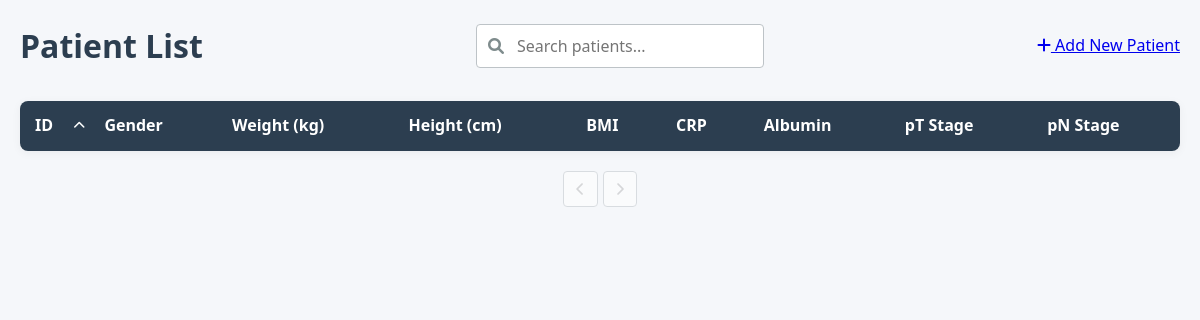
Before: / with the older database file.
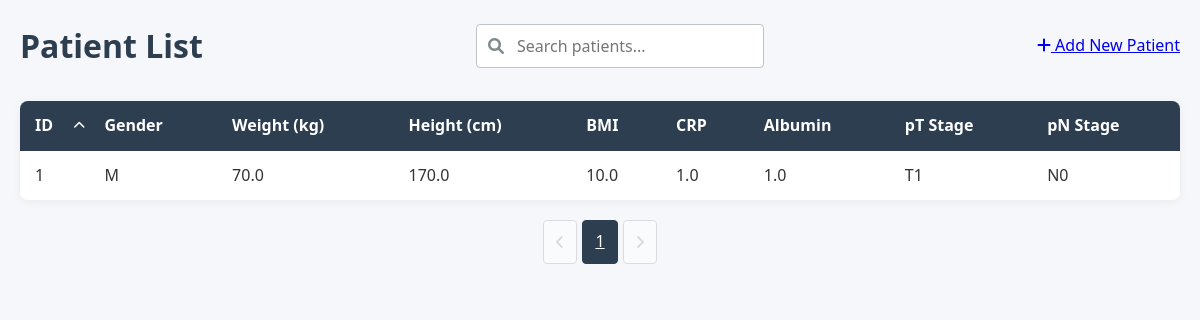
After: the same page with the newer database file.
### models.py (models this page shows, shortened)
class Patient(db.Model):
    id = db.Column(db.Integer, primary_key=True)
    gender = db.Column(db.String(1), nullable=False)        # 'M' lub 'K'
    weight = db.Column(db.Float, nullable=False)            # waga w kg (wartości numeryczne)
    height = db.Column(db.Float, nullable=False)            # wzrost w cm (wartości numeryczne)
    bmi = db.Column(db.Float, nullable=False)               # BMI (wartości numeryczne)
    CRP = db.Column(db.Float, nullable=False)               # CRP (wartości numeryczne)
    Alb = db.Column(db.Float, nullable=False)               # Alb (wartości numeryczne)
    WCC = db.Column(db.Float, nullable=False)               # WCC (wartości numeryczne)
    NEU = db.Column(db.Float, nullable=False)               # NEU (wartości numeryczne)
    total_protein = db.Column(db.Float, nullable=False)     # białko całkowite (wartości numeryczne)
    pT = db.Column(db.String(10), nullable=False)           # stadium T (wartości kategoryczne)
    pN = db.Column(db.String(10), nullable=False)           # stadium N (wartości kategoryczne)
    pM = db.Column(db.String(10), nullable=False)           # stadium M (wartości kategoryczne)
    PNI = db.Column(db.Integer, nullable=False)             # PNI (wartości numeryczne 0-1)
    GRADING = db.Column(db.String(10), nullable=False)      # stopień zróżnicowania (wartości kategoryczne)
    Lauren = db.Column(db.String(10), nullable=False)       # typ Lauren (wartości kategoryczne)
    CTH_preop = db.Column(db.String(10), nullable=False)    # chemioterapia przedoperacyjna (wartości kategoryczne)
    cycles_number = db.Column(db.Integer, nullable=False)   # liczba cykli chemioterapii (wartości numeryczne)

### app.py (the view, shortened to what this page needs)
    @app.route('/')
    def index():
        search_query = request.args.get('search', '')
        page = request.args.get('page', 1, type=int)
        per_page = 10
        sort_by = request.args.get('sort', 'id')  # Default sort by ID
        sort_order = request.args.get('order', 'asc')  # Default ascending
        base_query = Patient.query
        if sort_by == 'weight':
            sort_column = Patient.weight
        elif sort_by == 'height':
            sort_column = Patient.height
        elif sort_by == 'bmi':
            sort_column = Patient.bmi
        elif sort_by == 'CRP':
            sort_column = Patient.CRP
        elif sort_by == 'Alb':
            sort_column = Patient.Alb
        elif sort_by == 'pT':
            sort_column = Patient.pT
        elif sort_by == 'pN':
            sort_column = Patient.pN
        elif sort_by == 'id':
            sort_column = Patient.id
        else:  # Default case
            sort_column = Patient.id
        if sort_order == 'desc':
            patients = base_query.order_by(sort_column.desc())
        else:
            patients = base_query.order_by(sort_column.asc())
        patients = patients.paginate(page=page, per_page=per_page)
        return render_template('index.html',
                            patients=patients,
                            search_query=search_query,
                            sort_by=sort_by,
                            sort_order=sort_order)

### templates/index.html (shortened to what this page needs)
{% extends "base.html" %}
{% block content %}
<header>
    <h1>Patient List</h1>
    <div class="search-container">
        <i class="fas fa-search"></i>
        <form method="get" action="{{ url_for('index') }}">
            <input type="text" name="search" placeholder="Search patients..."
                   value="{{ search_query }}" id="searchInput">
        </form>
    </div>
    <div class="actions">
        <a href="{{ url_for('new_patient') }}" class="btn-add">
            <i class="fas fa-plus"></i> Add New Patient
        </a>
    </div>
</header>
<div class="patient-table-container">
    <table class="patient-table">
        <thead>
            <tr>
                <th class="sortable {% if sort_by == 'id' %}sorted-{{ sort_order }}{% endif %}"
                    data-sort="id">
                    ID {% if sort_by == 'id' %}
                        <i class="fas fa-chevron-{% if sort_order == 'asc' %}up{% else %}down{% endif %}"></i>
                    {% endif %}
                </th>
                <th>Gender</th>
                <th>Weight (kg)</th>
                <th>Height (cm)</th>
                <th>BMI</th>
                <th>CRP</th>
                <th>Albumin</th>
                <th>pT Stage</th>
                <th>pN Stage</th>
            </tr>
        </thead>
        <tbody>
            {% for patient in patients.items %}
            <tr class="patient-row" onclick="window.location='{{ url_for('patient_detail', patient_id=patient.id) }}'">
                <td>{{ patient.id }}</td>
                <td>{{ patient.gender }}</td>
                <td>{{ patient.weight }}</td>
                <td>{{ patient.height }}</td>
                <td>{{ patient.bmi }}</td>
                <td>{{ patient.CRP }}</td>
                <td>{{ patient.Alb }}</td>
                <td>{{ patient.pT }}</td>
                <td>{{ patient.pN }}</td>
            </tr>
            {% endfor %}
        </tbody>
    </table>
</div>
<div class="pagination">
    {% if patients.has_prev %}
        <a href="{{ url_for('index', page=patients.prev_num, search=search_query) }}"
           class="pagination-button">
            <i class="fas fa-chevron-left"></i>
        </a>
    {% else %}
        <button class="pagination-button" disabled>
            <i class="fas fa-chevron-left"></i>
        </button>
    {% endif %}
    {% for page_num in patients.iter_pages() %}
        {% if page_num %}
            <a href="{{ url_for('index', page=page_num, search=search_query) }}"
               class="pagination-button {% if page_num == patients.page %}active{% endif %}">
                {{ page_num }}
            </a>
        {% else %}
            <span class="pagination-ellipsis">...</span>
        {% endif %}
    {% endfor %}
    {% if patients.has_next %}
        <a href="{{ url_for('index', page=patients.next_num, search=search_query) }}"
           class="pagination-button">
            <i class="fas fa-chevron-right"></i>
        </a>
    {% else %}
        <button class="pagination-button" disabled>
            <i class="fas fa-chevron-right"></i>
        </button>
    {% endif %}
</div>
{% endblock %}

### templates/base.html (shortened to what this page needs)
<!DOCTYPE html>
<html lang="en">
<head>
    <link rel="stylesheet" href="{{ url_for('static', filename='css/styles.css') }}">
    <link rel="stylesheet" href="https://cdnjs.cloudflare.com/ajax/libs/font-awesome/6.0.0/css/all.min.css">
</head>
<body>
    <div class="container">
        {% block content %}{% endblock %}
    </div>
</body>
</html>

### static/css/styles.css (style rules this page uses)
:root { --primary-color: #2c3e50; --secondary-color: #3498db; --accent-color: #e74c3c; --light-gray: #ecf0f1; --medium-gray: #bdc3c7; --dark-gray: #7f8c8d; --success-color: #2ecc71; --warning-color: #f39c12; --danger-color: #e74c3c; }
* { margin: 0; padding: 0; box-sizing: border-box; font-family: 'Segoe UI', Tahoma, Geneva, Verdana, sans-serif; }
body { background-color: #f5f7fa; color: #333; line-height: 1.6; }
.container { max-width: 1200px; margin: 0 auto; padding: 20px; }
header { margin-bottom: 30px; display: flex; justify-content: space-between; align-items: center; flex-wrap: wrap; gap: 20px; }
h1 { color: var(--primary-color); font-weight: 600; }
.search-container { position: relative; min-width: 250px; }
.search-container i { position: absolute; left: 12px; top: 50%; transform: translateY(-50%); color: var(--dark-gray); }
.search-container input { width: 100%; padding: 10px 15px 10px 40px; border: 1px solid var(--medium-gray); border-radius: 4px; font-size: 16px; transition: border-color 0.3s; }
.patient-table-container { background: white; border-radius: 8px; box-shadow: 0 2px 10px rgba(0, 0, 0, 0.05); overflow: hidden; margin-bottom: 20px; }
.patient-table { width: 100%; border-collapse: collapse; }
.patient-table th { background-color: var(--primary-color); color: white; padding: 12px 15px; text-align: left; }
.patient-table td { padding: 12px 15px; border-bottom: 1px solid var(--light-gray); }
.patient-table tr:last-child td { border-bottom: none; }
.patient-row { transition: background-color 0.2s; cursor: pointer; }
.pagination { display: flex; justify-content: center; gap: 5px; margin-top: 20px; }
.pagination-button { padding: 8px 12px; border: 1px solid var(--medium-gray); background: white; border-radius: 4px; cursor: pointer; transition: all 0.2s; }
.pagination-button.active { background: var(--primary-color); color: white; border-color: var(--primary-color); }
.pagination-button:disabled { opacity: 0.5; cursor: not-allowed; }
.sortable { cursor: pointer; position: relative; padding-right: 20px; transition: background-color 0.2s; }
.sortable i { position: absolute; right: 5px; top: 50%; transform: translateY(-50%); font-size: 12px; }
.sorted-asc { background-color: rgba(52, 152, 219, 0.1); }

Changed rows visible on the page:
added Patient: id "1", gender "M", weight "70.0", height "170.0", bmi "10.0", CRP "1.0", Alb "1.0", pT "T1", pN "N0"
Other visible differences:
new list line: "1"
